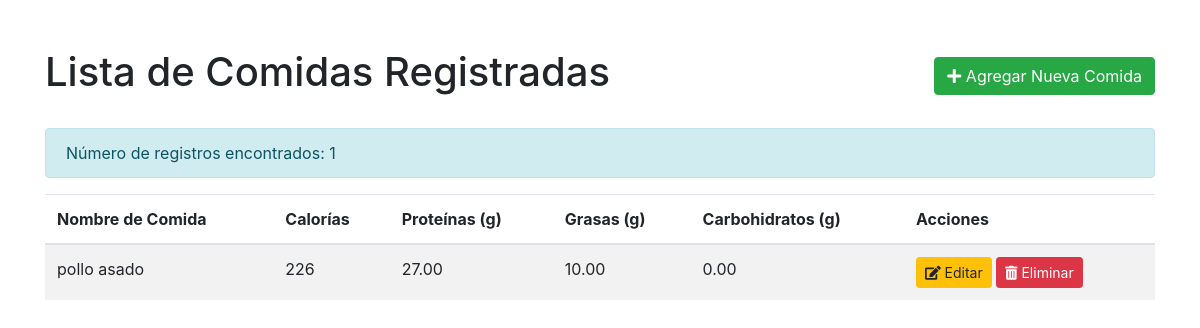
The page /controlpesos/controlpesos/ on the database as committed earlier.
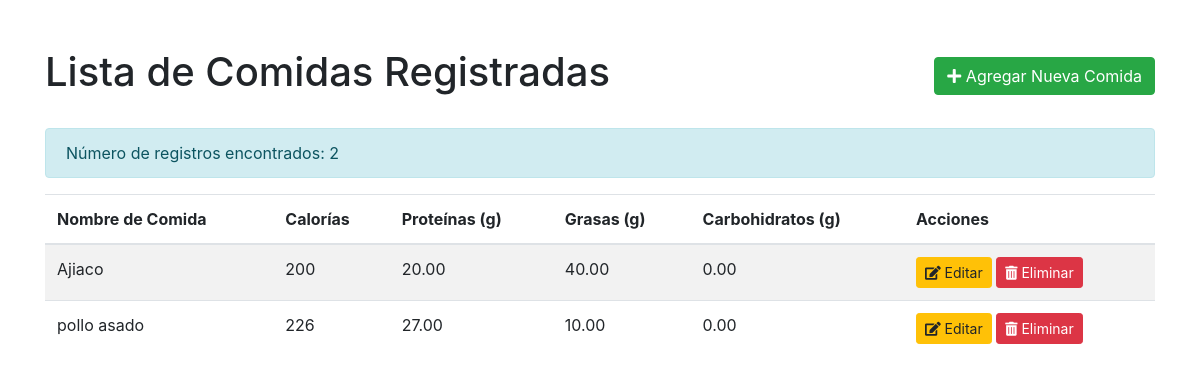
The same page on the database as committed later.
### rutinas/models.py (models this page shows, shortened)
class Nutricion(models.Model):
    nombre_comida = models.CharField(max_length=100)
    calorias = models.IntegerField(
        validators=[MinValueValidator(0)],
        help_text="Cantidad de calorías por 100g"
    )
    proteinas = models.DecimalField(
        max_digits=5,
        decimal_places=2,
        validators=[MinValueValidator(Decimal('0.00'))],
        help_text="Gramos de proteína por 100g"
    )
    grasas = models.DecimalField(
        max_digits=5,
        decimal_places=2,
        validators=[MinValueValidator(Decimal('0.00'))],
        help_text="Gramos de grasas por 100g"
    )
    carbohidratos = models.DecimalField(
        max_digits=5,
        decimal_places=2,
        validators=[MinValueValidator(Decimal('0.00'))],
        help_text="Gramos de carbohidratos por 100g"
    )
    porcion_recomendada = models.DecimalField(
        max_digits=5,
        decimal_places=2,
        help_text="Porción recomendada en gramos",
        default=100.00
    )
    created_at = models.DateTimeField(default=timezone.now)
    updated_at = models.DateTimeField(auto_now=True)
    class Meta:
        verbose_name = "Alimento"
        verbose_name_plural = "Alimentos"
        ordering = ['nombre_comida']

### control_de_pesos/views.py (the view)
# urls.py: path('controlpesos/', views.ver_nutriciones, name='index'),
def ver_nutriciones(request):
    nutriciones = Nutricion.objects.all().order_by('nombre_comida')
    print(f"Cantidad de nutriciones encontradas: {nutriciones.count()}")
    for nutricion in nutriciones:
        print(f"Nutrición: {nutricion.nombre_comida}, Calorías: {nutricion.calorias}")
    return render(request, 'ver_nutriciones.html', {
        'nutriciones': nutriciones
    })

### templates/ver_nutriciones.html (shortened to what this page needs)
<!DOCTYPE html>
<html lang="es">
<head>
    <link rel="stylesheet" href="https://stackpath.bootstrapcdn.com/bootstrap/4.5.2/css/bootstrap.min.css">
    <link rel="stylesheet" href="https://cdnjs.cloudflare.com/ajax/libs/font-awesome/5.15.4/css/all.min.css">
</head>
<body>
    <div class="container mt-5">
        <div class="d-flex justify-content-between align-items-center mb-4">
            <h1>Lista de Comidas Registradas</h1>
            <a href="{% url 'controlpesos:agregar_comidas' %}" class="btn btn-success">
                <i class="fas fa-plus"></i> Agregar Nueva Comida
            </a>
        </div>
        {% if nutriciones %}
            <div class="alert alert-info">
                Número de registros encontrados: {{ nutriciones|length }}
            </div>
            <table class="table table-striped">
                <thead>
                    <tr>
                        <th>Nombre de Comida</th>
                        <th>Calorías</th>
                        <th>Proteínas (g)</th>
                        <th>Grasas (g)</th>
                        <th>Carbohidratos (g)</th>
                        <th>Acciones</th>
                    </tr>
                </thead>
                <tbody>
                    {% for nutricion in nutriciones %}
                        <tr>
                            <td>{{ nutricion.nombre_comida }}</td>
                            <td>{{ nutricion.calorias }}</td>
                            <td>{{ nutricion.proteinas }}</td>
                            <td>{{ nutricion.grasas }}</td>
                            <td>{{ nutricion.carbohidratos }}</td>
                            <td>
                                <a href="{% url 'mycoach:editar_plan_nutricional' nutricion.id %}" class="btn btn-warning btn-sm">
                                    <i class="fas fa-edit"></i> Editar
                                </a>
                                <button type="button" class="btn btn-danger btn-sm" data-toggle="modal" data-target="#deleteModal{{ nutricion.id }}">
                                    <i class="fas fa-trash-alt"></i> Eliminar
                                </button>
                            </td>
                        </tr>
                    {% endfor %}
                </tbody>
            </table>
        {% else %}
            <div class="alert alert-warning">
                No hay comidas registradas. <a href="{% url 'controlpesos:agregar_comidas' %}" class="alert-link">¡Agrega una ahora!</a>
            </div>
        {% endif %}
    </div>
</body>
</html>

Rows that differ between the two databases and show on the page:
added Nutricion: nombre_comida "Ajiaco", calorias "200", proteinas "20.00", grasas "40.00", carbohidratos "0.00"
Other text that changed with them:
{{ nutriciones|length }}: "1" → "2"
